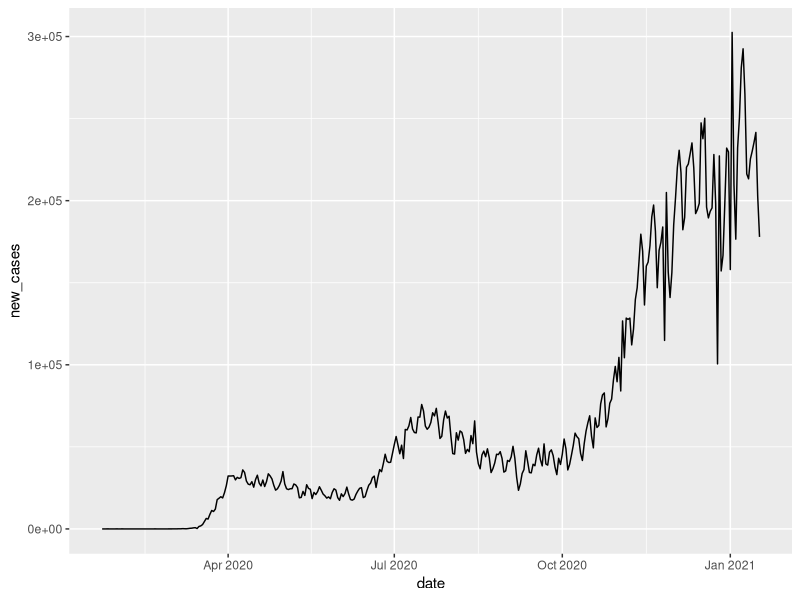
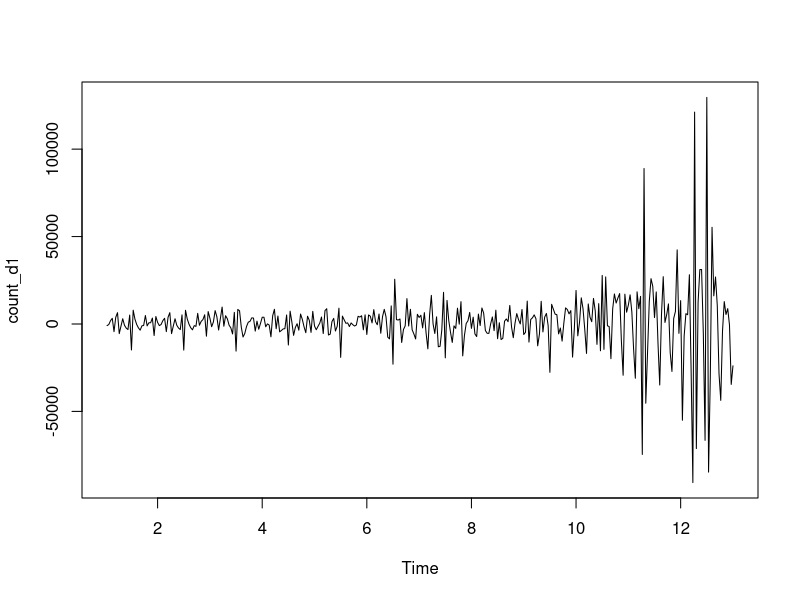
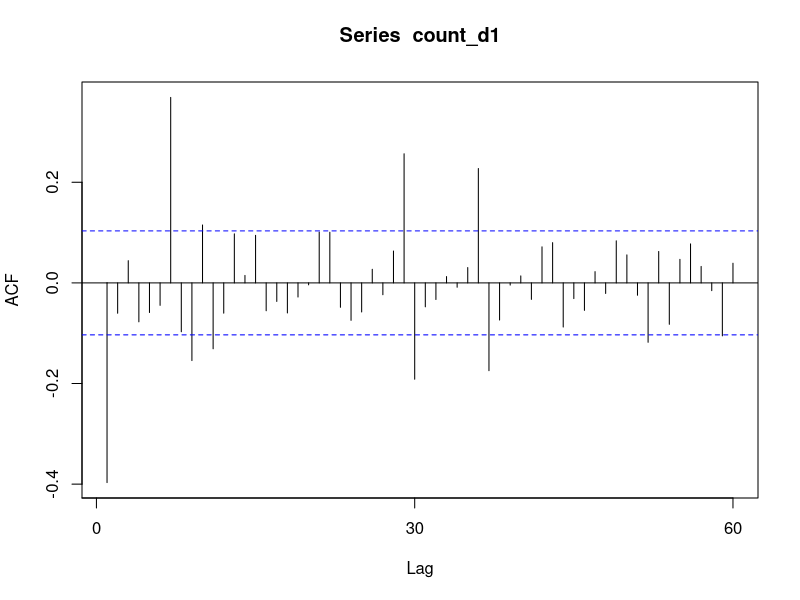
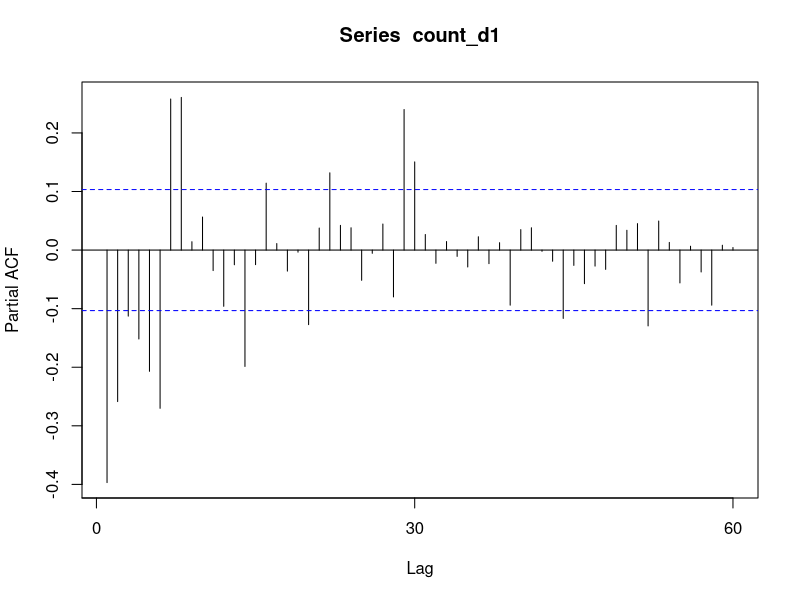
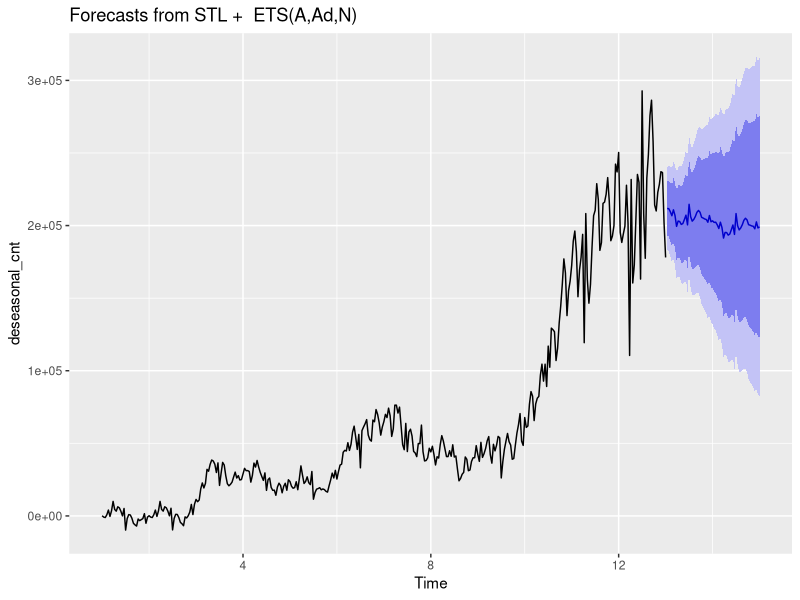

Source code (R) for these figures, in order:
## ---- chunk 1
library(tseries)
library(forecast)
library(psych)
library(tidyverse)
## ---- chunk 2
#covid <- read_csv("covid.csv", 
#                  col_types = cols(date = col_date("%m/%d/%Y")))
#
#
#covid <- filter(covid, location == "United States")
#covid <- filter(covid, !is.na(new_cases))
#covid <- select(covid, location, date, new_cases)
#
#write_csv(covid, "covid2.csv", na = "")


covid <- read_csv("covid2.csv")

## ---- chunk 3
describe(covid)
## ---- chunk 4
ggplot(covid, aes(x = date, y = new_cases)) +
  geom_line()
## ---- chunk 5
count_cases <- ts(covid$new_cases, frequency = 30)
adf.test(count_cases) # Data not stationary
## ---- chunk 6
decomp <- stl(count_cases, s.window = "periodic")
## ---- chunk 7
deseasonal_cnt <- seasadj(decomp)
count_d1 <- diff(deseasonal_cnt, difference = 1)
plot(count_d1)
## ---- chunk 8
adf.test(count_d1)
## ---- chunk 9
Acf(count_d1)
## ---- chunk 10
Pacf(count_d1)
## ---- chunk 11
arima1 <- arima(deseasonal_cnt, c(1,1,1))
summary(arima1)
confint(arima1)
## ---- chunk 12
arima2 <- arima(deseasonal_cnt, c(0,1,1))
summary(arima2)
confint(arima2)
## ---- chunk 13
arima3 <- arima(deseasonal_cnt, c(0,1,2))
summary(arima3)
confint(arima3)
## ---- chunk 14
auto.arima(deseasonal_cnt, seasonal = FALSE)
## ---- chunk 15
autoplot(forecast(deseasonal_cnt))
